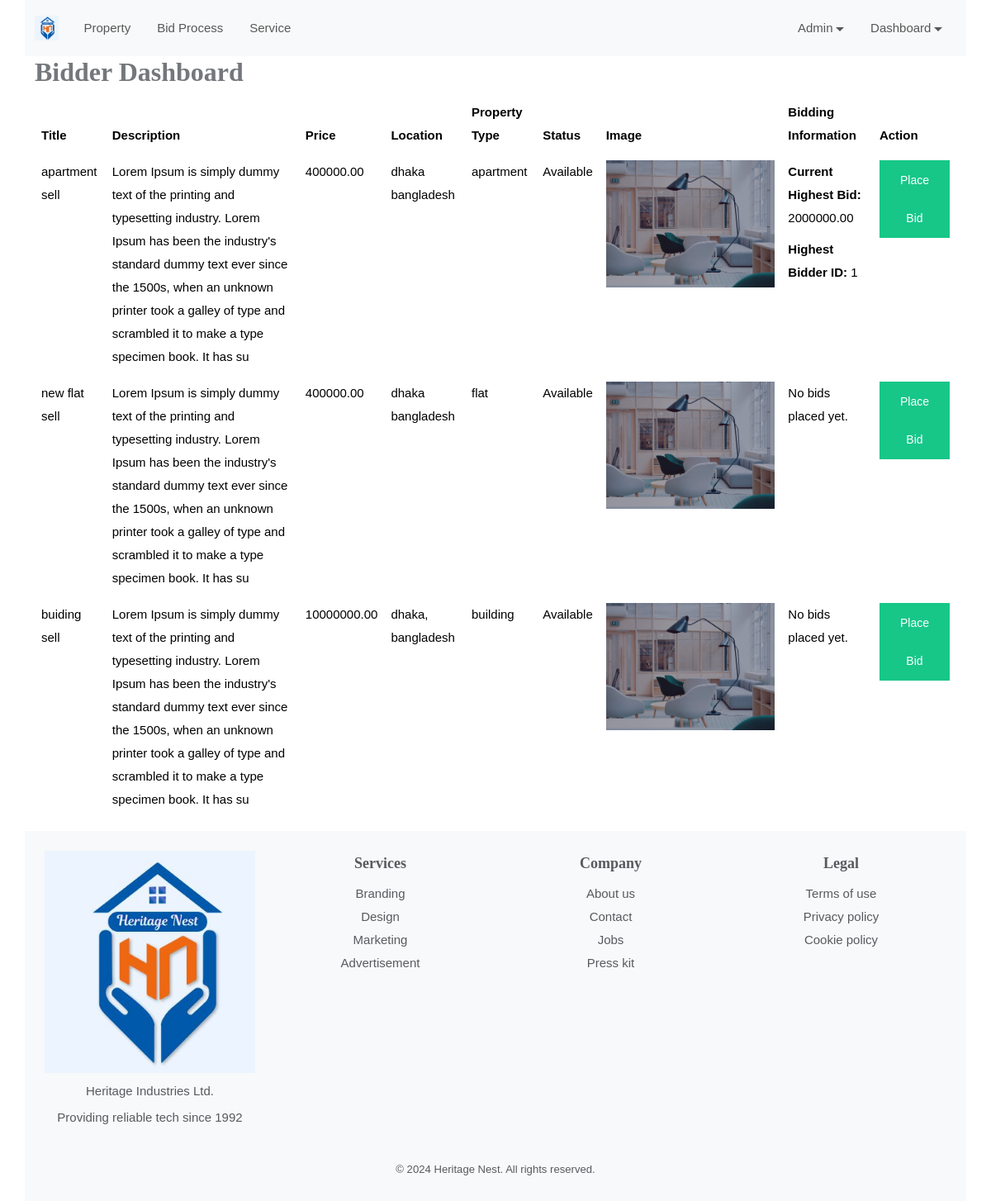
The page /property_bid_view.php (signed in) on the database its author committed.
### tables this page shows
CREATE TABLE `properties` (
  `id` bigint(20) unsigned NOT NULL AUTO_INCREMENT,
  `title` varchar(255) DEFAULT NULL,
  `description` varchar(255) DEFAULT NULL,
  `image` varchar(255) DEFAULT NULL,
  `price` decimal(15,2) DEFAULT NULL,
  `location` varchar(255) DEFAULT NULL,
  `user_id` bigint(20) unsigned NOT NULL,
  `highest_bidder` bigint(20) unsigned DEFAULT NULL,
  `highest_bid` decimal(15,2) DEFAULT NULL,
  `p_type` varchar(50) DEFAULT NULL,
  `status` tinyint(4) DEFAULT NULL,
  `created_at` datetime DEFAULT current_timestamp(),
  PRIMARY KEY (`id`),
  KEY `user_id` (`user_id`),
  CONSTRAINT `properties_ibfk_1` FOREIGN KEY (`user_id`) REFERENCES `users` (`id`) ON DELETE CASCADE
);

### property_bid_view.php (the view, shortened to what this page needs)
<?php
include 'partials/header.php';
include 'functions/db.php';
$query = "
    SELECT p.*,
           (SELECT amount FROM bids WHERE property_id = p.id ORDER BY amount DESC LIMIT 1) AS highest_bid_amount,
           (SELECT user_id FROM bids WHERE property_id = p.id ORDER BY amount DESC LIMIT 1) AS highest_bidder_id
    FROM properties p
";
$stmt = $conn->prepare($query);
$stmt->execute();
$properties = $stmt->fetchAll(PDO::FETCH_ASSOC);
?>
<div class="container">
    <h2>Bidder Dashboard</h2>
    <table class="table">
        <thead>
            <tr>
                <th>Title</th>
                <th>Description</th>
                <th>Price</th>
                <th>Location</th>
                <th>Property Type</th>
                <th>Status</th>
                <th>Image</th>
                <th>Bidding Information</th>
                <th>Action</th>
            </tr>
        </thead>
        <tbody>
            <?php foreach ($properties as $property): ?>
            <tr>
                <td><?php echo htmlspecialchars($property['title']); ?></td>
                <td><?php echo htmlspecialchars($property['description']); ?></td>
                <td><?php echo htmlspecialchars($property['price']); ?></td>
                <td><?php echo htmlspecialchars($property['location']); ?></td>
                <td><?php echo htmlspecialchars($property['p_type']); ?></td>
                <td><?php echo ($property['status'] == 1) ? 'Available' : 'Not Available'; ?></td>
                <td><img src="assets/images/<?php echo htmlspecialchars($property['image']); ?>" alt="Property Image" width="100"></td>
                <td>
                    <?php if ($property['highest_bid_amount']): ?>
                        <p><strong>Current Highest Bid:</strong> <?= htmlspecialchars($property['highest_bid_amount']) ?></p>
                        <p><strong>Highest Bidder ID:</strong> <?= htmlspecialchars($property['highest_bidder_id']) ?></p>
                    <?php else: ?>
                        <p>No bids placed yet.</p>
                    <?php endif; ?>
                </td>
                <td>
                    <?php if ($property['status'] == 1): ?>
                        <a href="bid_pages.php?id=<?php echo $property['id']; ?>" class="btn btn-primary">Place Bid</a>
                    <?php else: ?>
                        <button class="btn btn-secondary" disabled>Not Available</button>
                    <?php endif; ?>
                </td>
            </tr>
            <?php endforeach; ?>
        </tbody>
    </table>
</div>
<?php include 'partials/footer.php'; ?>

### assets/css/color.css (style rules this page uses)
:root { --theme-ordinary-color: #74777b; }
:root { --theme-primary-color: #17c788; }
:root { --theme-secondary-color: #0d1432; }
:root { --theme-white-color: #fff; }
:root { --theme-light-color: #f8f8f8; }
:root { --theme-gray-color: #f5f5f5; }
:root { --theme-footer-color: #091b4b; }
:root { --theme-dark-color: #091b4b; }
:root { --text-light-color: #a3a7af; }
:root { --theme-primary-opacity-color: rgba(11, 191, 141, .8); }
:root { --theme-secondary-opacity-color: rgba(13,20,50,0.7); }
:root { --theme-white-opacity-color: rgba(255, 255, 255, 0.3); }
:root { --theme-dark-opacity-color: rgba(0, 0, 0, 0.5); }
:root { --theme-ordinary-font: 'Muli', sans-serif; }
:root { --theme-highlight-font: 'Comfortaa', cursive; }

### assets/css/style.css (style rules this page uses)
.container, .container-fluid { transition: all 0.6s ease 0s; -moz-transition: all 0.6s ease 0s; -webkit-transition: all 0.6s ease 0s; -o-transition: all 0.6s ease 0s; }
.text-ordinary, a.text-ordinary, .text-ordinary a, body, .dropdown-item, .footer-widget li a, .text-ordinary .jslider .jslider-label, .breadcrumb-item > a, .list-text-white a.dropdown-item { color: var(--theme-ordinary-color); }
.btn-primary, .btn-primary:hover, .btn-ordinary:hover { color: var(--theme-white-color); background-color: var(--theme-primary-color); border-color: var(--theme-primary-color); }
.transation-3s, .transation-3s:hover, .hover-zoomer img, .hover-bg-white, a, a:hover, .btn, .btn:hover, .radio-check label, .message-list li .message-action, .timeline-item .circle, .timeline-item .date-time, .clip-item .fa-times { -moz-transition: all 300ms ease-in-out 0s; -webkit-transition: all 300ms ease-in-out 0s; -o-transition: all 300ms ease-in-out 0s; -ms-transition: all 300ms ease-in-out 0s; transition: all 300ms ease-in-out 0s; }
body { font-family: var(--theme-ordinary-font); font-size: 15px; line-height: 28px; }
h1, .h1, h2, .h2, h3, .h3, h4, .h4, h5, .h5, h6, .h6 { font-family: var(--theme-highlight-font); font-weight: 700; }
p { line-height: 28px; margin-bottom: 10px; }
a, a:hover, .btn-link, .btn-link:hover { text-decoration: none; cousor: pointer; }
img { width: 100%; }
.btn { padding: 0px 23px; font-size: 14px; border-radius: 0; line-height: 46px; font-weight: 500; }
::placeholder { font: var(--theme-ordinary-font); font-size: 15px; font-weight: 400; color: #fff; }
table td, table th { border: none; padding: 10px 15px; }

### rows shown on the page
properties: title "apartment sell", description "Lorem Ipsum is simply dummy text of the printing and typesetting industry. Lorem Ipsum has been the industry's standard dummy text ever since the 1500s, when an unknown printer took a galley of type and scrambled it to make a type specimen book. It has su", price "400000.00", location "dhaka bangladesh", p_type "apartment", status "Available", image (picture), highest_bid_amount "2000000.00", highest_bidder_id "1"
properties: title "new flat sell", description "Lorem Ipsum is simply dummy text of the printing and typesetting industry. Lorem Ipsum has been the industry's standard dummy text ever since the 1500s, when an unknown printer took a galley of type and scrambled it to make a type specimen book. It has su", price "400000.00", location "dhaka bangladesh", p_type "flat", status "Available", image (picture), shows "No bids placed yet."
properties: title "buiding sell", description "Lorem Ipsum is simply dummy text of the printing and typesetting industry. Lorem Ipsum has been the industry's standard dummy text ever since the 1500s, when an unknown printer took a galley of type and scrambled it to make a type specimen book. It has su", price "10000000.00", location "dhaka, bangladesh", p_type "building", status "Available", image (picture), shows "No bids placed yet."
